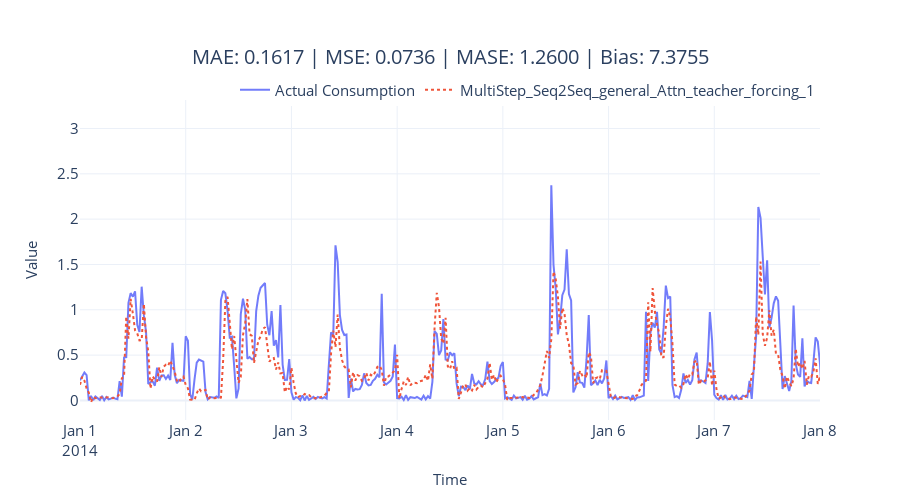

The notebook cell saved with this chart:
### Code cell
fig = plot_forecast(pred_df, forecast_columns=[tag], forecast_display_names=[tag])
fig = format_plot(fig, title=f"MAE: {metrics['MAE']:.4f} | MSE: {metrics['MSE']:.4f} | MASE: {metrics['MASE']:.4f} | Bias: {metrics['Forecast Bias']:.4f}")
fig.update_xaxes(type="date", range=["2014-01-01", "2014-01-08"])
fig.write_image(f"imgs/chapter_13/{tag}.png")
fig.show()

### Figure 1 — Plotly figure (JSON) as saved in the notebook; plotly's stock layout.template omitted (floating-point values rounded to 4 significant figures; data arrays with more than 128 entries replaced by an {"elided": "..."} marker saying what was removed)
{"data": [{"line": {"color": "rgba(99,110,250,0.9)"}, "mode": "lines", "name": "Actual Consumption", "type": "scatter", "x": {"elided": "1488 str values"}, "y": {"elided": "1488 float values"}}, {"line": {"color": "rgba(239,85,59,1)", "dash": "dot"}, "mode": "lines", "name": "MultiStep_Seq2Seq_general_Attn_teacher_forcing_1", "type": "scatter", "x": {"elided": "1488 str values"}, "y": {"elided": "1488 float values"}}], "layout": {"autosize": false, "height": 500, "legend": {"font": {"size": 15}, "orientation": "h", "title": {}, "x": 1, "xanchor": "right", "y": 0.98, "yanchor": "bottom"}, "title": {"font": {"size": 20}, "text": "MAE: 0.1617 | MSE: 0.0736 | MASE: 1.2600 | Bias: 7.3755", "x": 0.5, "xanchor": "center", "yanchor": "top"}, "width": 900, "xaxis": {"range": ["2014-01-01", "2014-01-08"], "tickfont": {"size": 15}, "title": {"font": {"size": 15}, "text": "Time"}, "type": "date"}, "yaxis": {"tickfont": {"size": 15}, "title": {"font": {"size": 15}, "text": "Value"}}}}
